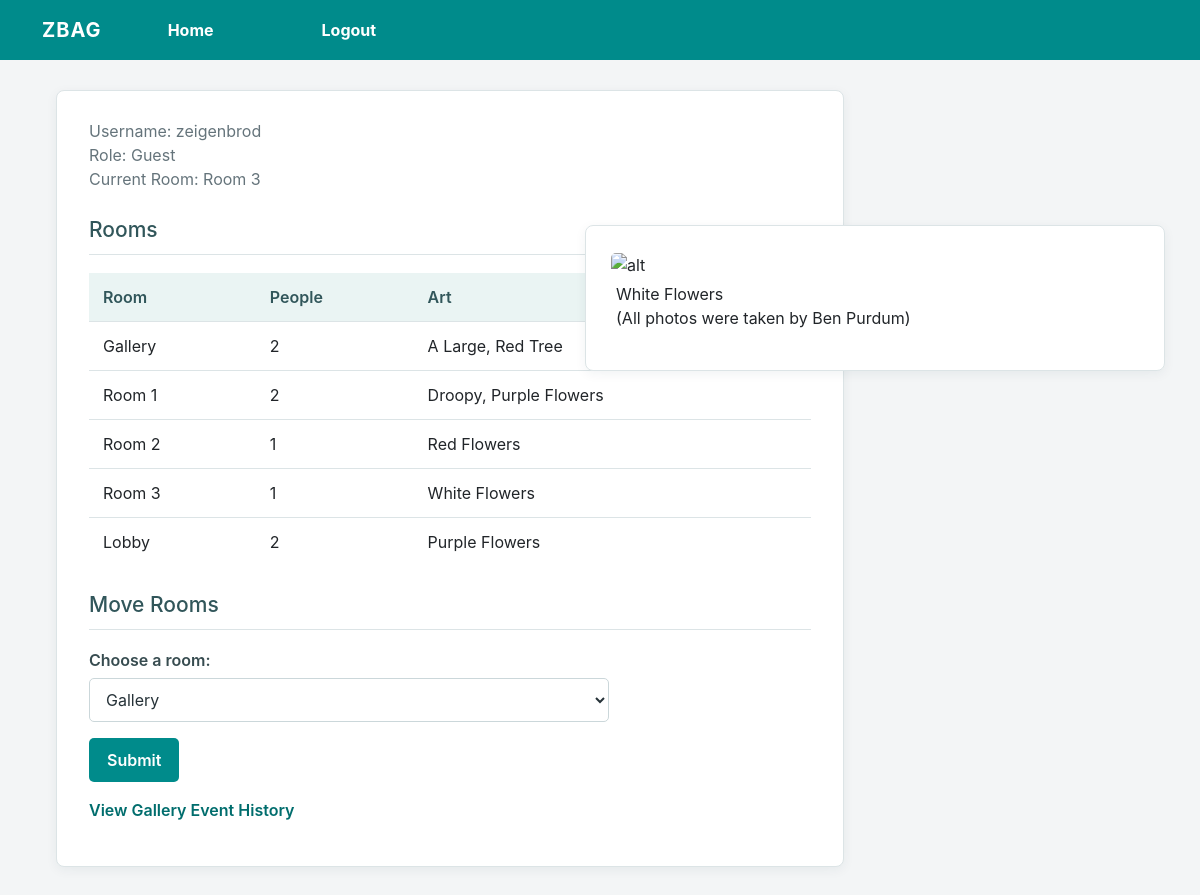
Screenshot of /home (signed in) with the database file from the repository.
### tables this page shows
CREATE TABLE "rooms" (
	"name"	TEXT,
	"numPeople"	INTEGER,
	"art"	TEXT,
	PRIMARY KEY("name")
);

CREATE TABLE "persons" (
	"userID"	INTEGER,
	"name"	TEXT,
	"age"	INTEGER,
	"currentRoom"	TEXT,
	PRIMARY KEY("userID")
);

### src/backend/app.py (the view)
@app.route('/home')
def home():
    if 'loggedin' not in session:
        return redirect(url_for('login'))
    rooms = viewAllRooms()
    cRoom = seeCurrentRoom(session['id'])
    image = ""
    alt = ""
    match cRoom:
        case "Gallery":
            image = "images/bigTree.jpg"
            alt = "A Large, Red Tree"
        case "Room 1":
            image = "images/droopyPurpleFlowers.jpg"
            alt = "Droopy, Purple Flowers"
        case "Room 2":
            image = "images/redFlowers.jpg"
            alt = "Red Flowers"
        case "Room 3":
            image = "images/whiteFlowers.jpg"
            alt = "White Flowers"
        case "Lobby":
            image = "images/purpleFlowers.jpg"
            alt = "Purple Flowers"
    return render_template(
        'home.html',
        username=session['username'],
        role=session['role'],
        rooms=rooms,
        cRoom=cRoom,
        image = image,
        alt = alt
    )

### src/backend/storedProcedures.py (called while the page is built)
def get_db_connection():
    db = sqlite3.connect(DATABASE_PATH)
    return db

def viewAllRooms():
    db = get_db_connection()
    rooms = db.execute("SELECT * FROM rooms").fetchall()
    db.close()
    return rooms

def seeCurrentRoom(userID):
    db = get_db_connection()
    room = db.execute("SELECT currentRoom FROM persons WHERE userID = ?", (userID,)).fetchone()
    db.close()
    if room is None:
        return None
    return room[0]

### src/frontend/templates/home.html (shortened to what this page needs)
{% extends "layout.html" %}
{% block content %}
<div class="gallery-image">
    <img src="{{ url_for('static', filename=image) }}"
         alt=alt>
        <p>{{ alt }}<br>(All photos were taken by Ben Purdum)</p>
</div>
<main class="page-container">
    <p>Username: {{ username }}<br>Role: {{ role }}<br>Current Room: {{ cRoom }}</p>
    <h2>Rooms</h2>
    <table>
        <thead>
            <tr>
                <th>Room</th>
                <th>People</th>
                <th>Art</th>
            </tr>
        </thead>
        <tbody>
            {% for room in rooms %}
                <tr>
                    <td>{{ room[0] }}</td>
                    <td>{{ room[1] }}</td>
                    <td>{{ room[2] }}</td>
                </tr>
            {% endfor %}
        </tbody>
    </table>
    <h2>Move Rooms</h2>
    <form action="{{ url_for('move_room') }}" method="POST">
        <p>
            <label for="room">Choose a room:</label>
            <select name="room" id="room" required>
                {% for room in rooms %}
                    <option value="{{ room[0] }}">{{ room[0] }}</option>
                {% endfor %}
            </select>
        </p>
        <button type="submit">Submit</button>
    </form>
    <p><a href="{{ url_for('event_history') }}">View Gallery Event History</a></p>
</main>
{% endblock %}

### src/frontend/static/style.css (style rules this page uses)
* { box-sizing: border-box; font-family: -apple-system, BlinkMacSystemFont, "segoe ui", roboto, oxygen, ubuntu, cantarell, "fira sans", "droid sans", "helvetica neue", Arial, sans-serif; font-size: 16px; -webkit-font-smoothing: antialiased; -moz-osx-font-smoothing: grayscale; }
body { background-color: #435165; margin: 0; }
body.loggedin { background-color: #f3f4f7; }
.content h2 { margin: 0; padding: 25px 0; font-size: 22px; border-bottom: 1px solid #e0e0e3; color: #4a536e; }
.content > p, .content > div { box-shadow: 0 0 5px 0 rgba(0, 0, 0, 0.1); margin: 25px 0; padding: 25px; background-color: #fff; }
.content > div p { padding: 5px; margin: 0 0 10px 0; }
:root { --gallery-teal: #008b8b; --gallery-teal-dark: #006d6d; --gallery-background: #f3f5f6; --gallery-text: #263238; --gallery-muted: #65747b; --gallery-border: #dce4e6; }
body { background: var(--gallery-background); color: var(--gallery-text); line-height: 1.5; }
body.loggedin { background: var(--gallery-background); }
.content h1, .content h2, .page-container h1, .page-container h2 { color: #31565a; margin: 0 0 18px; padding: 0 0 12px; border-bottom: 1px solid var(--gallery-border); font-size: 24px; }
.content h2, .page-container h2 { margin-top: 26px; font-size: 21px; }
.content > p, .content > div, .page-container { background: #fff; border: 1px solid var(--gallery-border); border-radius: 8px; box-shadow: 0 3px 12px rgba(25, 55, 60, 0.06); }
.page-container { width: min(900px, calc(100% - 32px)); margin: 40px auto; padding: 28px 32px; }
.page-container > p:first-of-type { color: var(--gallery-muted); }
.content table, .page-container table { width: 100%; border-collapse: collapse; margin: 12px 0 22px; }
.content th, .content td, .page-container th, .page-container td { text-align: left; padding: 12px 14px; border-bottom: 1px solid var(--gallery-border); }
.content th, .page-container th { background: #eaf4f3; color: #31565a; font-weight: 600; }
.content tr:last-child td, .page-container tr:last-child td { border-bottom: 0; }
.content form, .page-container form { margin: 16px 0; }
.content form p, .page-container form p { margin: 0 0 16px; }
.content label, .page-container label { display: block; margin-bottom: 6px; color: #374c50; font-weight: 600; }
.content input:not([type="submit"]), .content select, .content textarea, .page-container input:not([type="submit"]), .page-container select, .page-container textarea { width: 100%; max-width: 520px; padding: 10px 12px; border: 1px solid #cbd7da; border-radius: 5px; background: #fff; color: var(--gallery-text); }
.content button, .page-container button, .content input[type="submit"], .page-container input[type="submit"], .login input[type="submit"] { display: inline-block; border: 0; border-radius: 5px; padding: 10px 18px; background: var(--gallery-teal); color: #fff; font-weight: 600; cursor: pointer; transition: background-color 0.15s ease; }
.content a, .page-container a { color: var(--gallery-teal-dark); text-decoration: none; font-weight: 600; }
.content > .page-container { margin: 30px auto; }
.page-container > p:first-child { margin-top: 0; }
.page-container form p { max-width: 560px; }
.gallery-image { position: fixed; top: 200px; right: 35px; width: 580px; }
.gallery-image img { width: 100%; height: auto; border-radius: 5px; }

### rows the page displays
rooms: art "White Flowers", name "Room 3", numPeople "1"
persons: currentRoom "Room 3"
rooms: name "Gallery", numPeople "2", art "A Large, Red Tree"
rooms: name "Room 1", numPeople "2", art "Droopy, Purple Flowers"
rooms: name "Room 2", numPeople "1", art "Red Flowers"
rooms: name "Lobby", numPeople "2", art "Purple Flowers"

### other values shown
{{ username }} "zeigenbrod"
{{ role }} "Guest"
form field room "Gallery"
